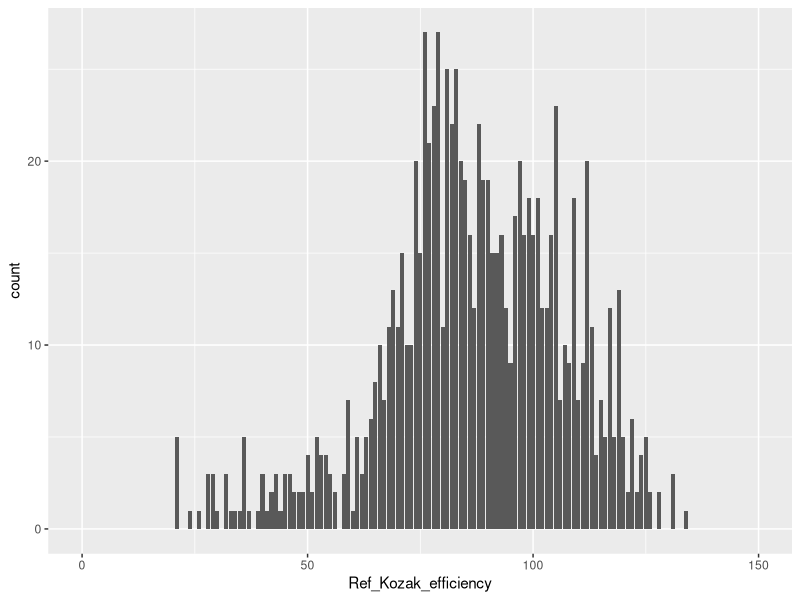
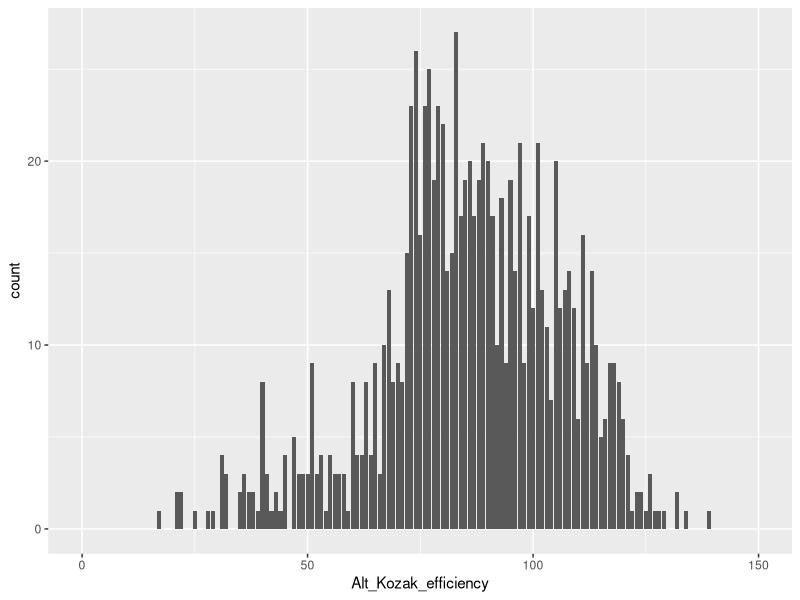
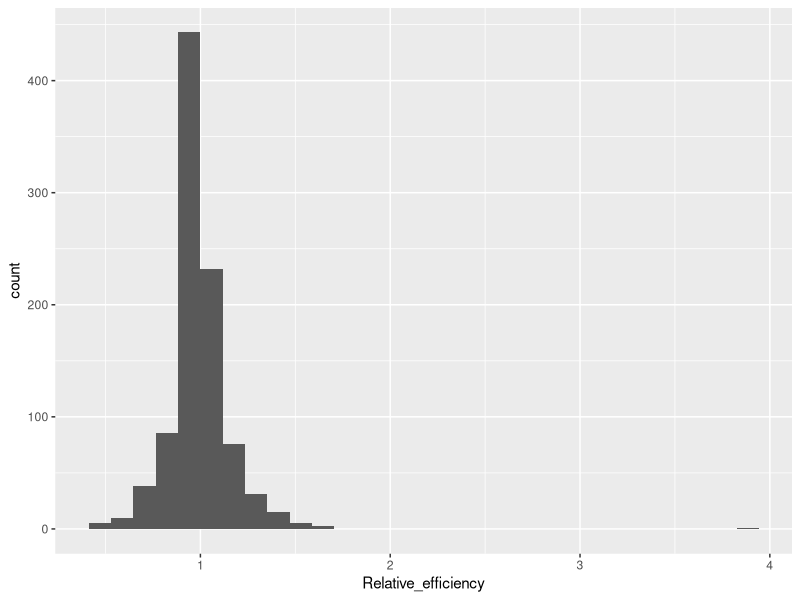
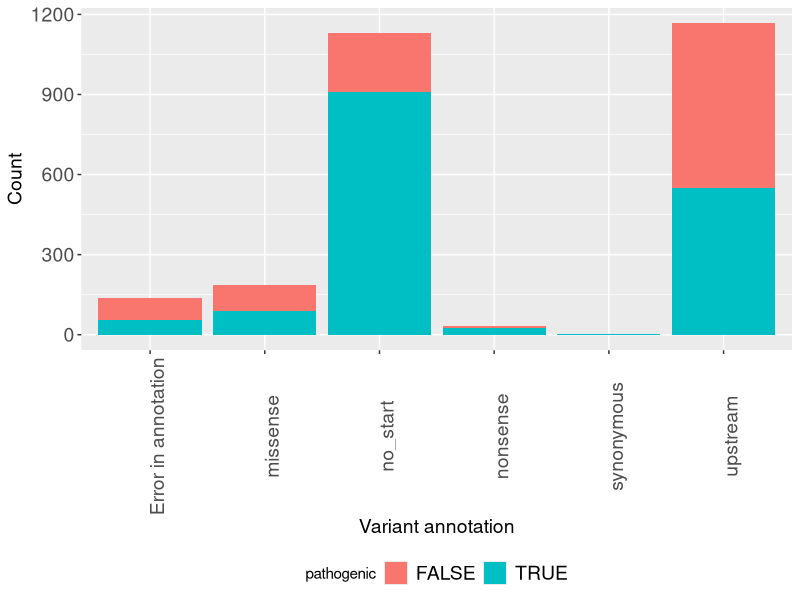
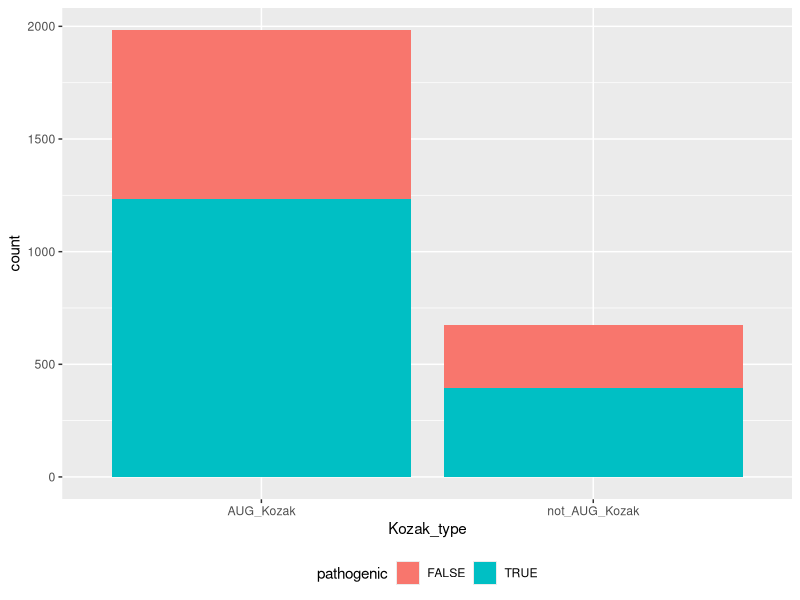
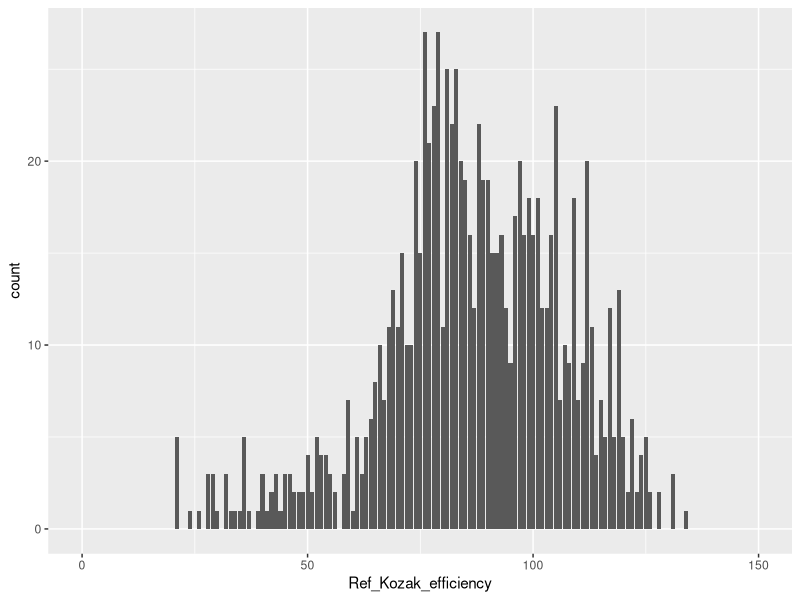
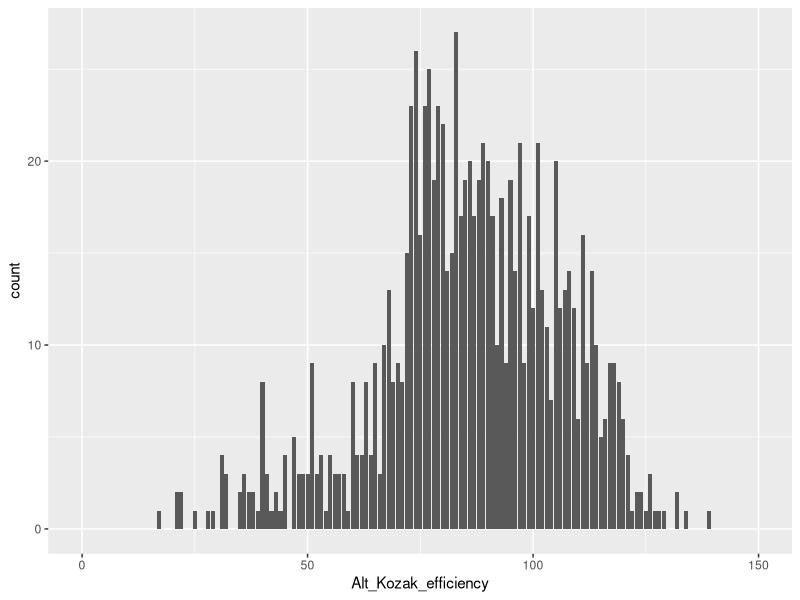
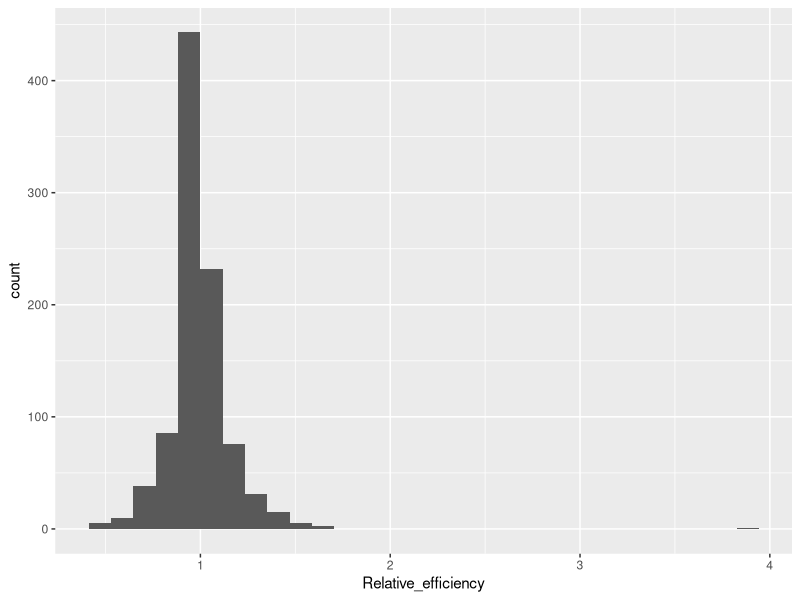

These charts were generated, in order, by the following R code:
## ---- chunk 1
knitr::opts_chunk$set(echo = TRUE)
library(ggplot2)
library(tidyr)
library(dplyr)
library(reshape2)
## ---- chunk 2
kozak_dataset1 <-  read.csv("gnomad_hg38_af5pct_in_gencode_kozak_CDSstrands_snps_noborders_pos_sorted_annot_combo_F_clnsig_dataset.txt", sep = '\t', header = T)
kozak_dataset2 <- read.csv("clinvar_in_gencode_kozak_CDSstrands_snps_F_noborders_pos_sorted_annot_combo_clnsig_dataset.txt", sep = '\t', header = T)

kozak_dataset <- rbind(kozak_dataset1, kozak_dataset2)

kozak_dataset$variant_annotation = as.factor(kozak_dataset$variant_annotation)
kozak_dataset$Change_description = as.factor(kozak_dataset$Change_description)
kozak_dataset$Kozak_type = as.factor(kozak_dataset$Kozak_type)
kozak_dataset$Clin_Sig = as.factor(kozak_dataset$Clin_Sig)
kozak_dataset$Gene = as.factor(kozak_dataset$Gene)
kozak_dataset$Ref_Kozak_efficiency = as.numeric(kozak_dataset$Ref_Kozak_efficiency)
kozak_dataset$Ref_Kozak_lower = as.numeric(kozak_dataset$Ref_Kozak_lower)
kozak_dataset$Ref_Kozak_upper = as.numeric(kozak_dataset$Ref_Kozak_upper)
kozak_dataset$Alt_Kozak_efficiency = as.numeric(kozak_dataset$Alt_Kozak_efficiency)
kozak_dataset$Alt_Kozak_lower = as.numeric(kozak_dataset$Alt_Kozak_lower)
kozak_dataset$Alt_Kozak_upper = as.numeric(kozak_dataset$Alt_Kozak_upper)
kozak_dataset$Relative_efficiency = as.numeric(kozak_dataset$Relative_efficiency)

summary(kozak_dataset)

str(kozak_dataset)
## ---- chunk 3
write.csv(kozak_dataset, "sum_dataset_01.csv")
## ---- chunk 4
known_sign = c('Pathogenic', 'Likely_pathogenic', 'Pathogenic/Likely_pathogenic', 'Benign')
kozak_dataset_short <-subset(kozak_dataset, Clin_Sig %in% known_sign)
kozak_dataset_short$pathogenic <- kozak_dataset_short$Clin_Sig %in% c('Pathogenic', 'Likely_pathogenic', 'Pathogenic/Likely_pathogenic')
head(kozak_dataset_short)

nrow(kozak_dataset_short[kozak_dataset_short$Clin_Sig == 'Benign', ]) 
nrow(kozak_dataset_short[kozak_dataset_short$Clin_Sig %in% c('Pathogenic', 'Likely_pathogenic', 'Pathogenic/Likely_pathogenic'), ])
nrow(kozak_dataset_short[kozak_dataset_short$Kozak_type == 'not_AUG_Kozak', ]) 
nrow(kozak_dataset_short[kozak_dataset_short$Kozak_type == 'AUG_Kozak', ]) 
nrow(kozak_dataset_short) 
## ---- chunk 5
write.csv(kozak_dataset_short, "sum_dataset_known.csv")
## ---- chunk 6
plot_F_01 <- ggplot(kozak_dataset_short)+
  geom_histogram(aes(x=Ref_Kozak_efficiency), stat="count")+
  theme(legend.position="bottom", legend.box = "horizontal")+
  xlim(c(0,150))
plot_F_01

plot_F_02 <- ggplot(kozak_dataset_short)+
  geom_histogram(aes(x=Alt_Kozak_efficiency), stat="count")+
  theme(legend.position="bottom", legend.box = "horizontal")+
  xlim(c(0,150))
plot_F_02

plot_F_03 <- ggplot(kozak_dataset_short)+
  geom_histogram(aes(x=Relative_efficiency))+
  theme(legend.position="bottom", legend.box = "horizontal")
plot_F_03

plot_F_04 <- ggplot(kozak_dataset_short)+
  geom_histogram(aes(x=variant_annotation, fill = pathogenic), stat="count")+
  theme(legend.position="bottom", legend.box = "horizontal", 
        legend.text=element_text(size=14),
        axis.title.x=element_text(size=14),
        axis.title.y=element_text(size=14),
        axis.text.x=element_text(size=14, angle = 90),
        axis.text.y=element_text(size=14))+
  ylab("Count")+
  xlab("Variant annotation")
plot_F_04

plot_F_05 <- ggplot(kozak_dataset_short)+
  geom_histogram(aes(x=Kozak_type, fill = pathogenic), stat="count")+
  theme(legend.position="bottom", legend.box = "horizontal")
plot_F_05
## ---- chunk 7
jpeg(file="plot_F_01.jpeg")
plot_F_01
dev.off()

jpeg(file="plot_F_02.jpeg")
plot_F_02
dev.off()

jpeg(file="plot_F_03.jpeg")
plot_F_03
dev.off()

jpeg(file="plot_F_04.jpeg")
plot_F_04
dev.off()

jpeg(file="plot_F_05.jpeg")
plot_F_05
dev.off()
## ---- chunk 8
kozak_dataset_short_AUG <- subset(kozak_dataset_short, Kozak_type == 'AUG_Kozak')
nrow(kozak_dataset_short_AUG) 
nrow(kozak_dataset_short_AUG[kozak_dataset_short_AUG$pathogenic == TRUE, ]) 
nrow(kozak_dataset_short_AUG[kozak_dataset_short_AUG$pathogenic == FALSE, ]) 
## ---- chunk 9
write.csv(kozak_dataset_short_AUG, "sum_dataset_known_AUG.csv")
## ---- chunk 10

plot_F_06 <- ggplot(kozak_dataset_short_AUG)+
  geom_histogram(aes(x=Ref_Kozak_efficiency), stat="count")+
  theme(legend.position="bottom", legend.box = "horizontal")+
  xlim(c(0,150))
plot_F_06

plot_F_07 <- ggplot(kozak_dataset_short_AUG)+
  geom_histogram(aes(x=Alt_Kozak_efficiency), stat="count")+
  theme(legend.position="bottom", legend.box = "horizontal")+
  xlim(c(0,150))
plot_F_07

plot_F_08 <- ggplot(kozak_dataset_short_AUG)+
  geom_histogram(aes(x=Relative_efficiency))+
  theme(legend.position="bottom", legend.box = "horizontal")
plot_F_08

plot_F_09 <- ggplot(kozak_dataset_short_AUG)+
  geom_histogram(aes(x=variant_annotation, fill = pathogenic), stat="count")+
  theme(legend.position="bottom", legend.box = "horizontal", 
        legend.text=element_text(size=14),
        axis.title.x=element_text(size=14),
        axis.title.y=element_text(size=14),
        axis.text.x=element_text(size=14, angle = 90),
        axis.text.y=element_text(size=14))+
  ylab("Count")+
  xlab("Variant annotation")
plot_F_09

## ---- chunk 11
jpeg(file="plot_F_06.jpeg")
plot_F_06
dev.off()

jpeg(file="plot_F_07.jpeg")
plot_F_07
dev.off()

jpeg(file="plot_F_08.jpeg")
plot_F_08
dev.off()

jpeg(file="plot_F_09.jpeg")
plot_F_09
dev.off()
## ---- chunk 12
locations = c('upstream', 'synonymous')
kozak_dataset_short_AUG_2 <- subset(kozak_dataset_short_AUG, variant_annotation %in% locations)
nrow(kozak_dataset_short_AUG_2)
nrow(kozak_dataset_short_AUG_2[kozak_dataset_short_AUG_2$pathogenic == TRUE, ]) 
nrow(kozak_dataset_short_AUG_2[kozak_dataset_short_AUG_2$pathogenic == FALSE, ])
## ---- chunk 13

plot_F_10 <- ggplot(kozak_dataset_short_AUG_2)+
  geom_histogram(aes(x=Ref_Kozak_efficiency), stat="count")+
  theme(legend.position="bottom", legend.box = "horizontal")+
  xlim(c(0,150))
plot_F_10

plot_F_11 <- ggplot(kozak_dataset_short_AUG_2)+
  geom_histogram(aes(x=Alt_Kozak_efficiency), stat="count")+
  theme(legend.position="bottom", legend.box = "horizontal")+
  xlim(c(0,150))
plot_F_11

plot_F_12 <- ggplot(kozak_dataset_short_AUG_2)+
  geom_histogram(aes(x=Relative_efficiency))+
  theme(legend.position="bottom", legend.box = "horizontal")
plot_F_12

plot_F_13 <- ggplot(kozak_dataset_short_AUG_2)+
  geom_histogram(aes(x=variant_annotation, fill = pathogenic), stat="count")+
  theme(legend.position="bottom", legend.box = "horizontal", 
        legend.text=element_text(size=14),
        axis.title.x=element_text(size=14),
        axis.title.y=element_text(size=14),
        axis.text.x=element_text(size=14, angle = 90),
        axis.text.y=element_text(size=14))+
  ylab("Count")+
  xlab("Variant annotation")
plot_F_13
## ---- chunk 14
jpeg(file="plot_F_10.jpeg")
plot_F_10
dev.off()

jpeg(file="plot_F_11.jpeg")
plot_F_11
dev.off()

jpeg(file="plot_F_12.jpeg")
plot_F_12
dev.off()

jpeg(file="plot_F_13.jpeg")
plot_F_13
dev.off()
## ---- chunk 15
subset(kozak_dataset_short_AUG_2, Relative_efficiency>1.5)

subset(kozak_dataset_short_AUG_2, Relative_efficiency<0.5)
## ---- chunk 16
kozak_dataset_short_AUG_2_part_melted <- melt(kozak_dataset_short_AUG_2[, c('ID',  'pathogenic', 'Ref_Kozak_efficiency', "Alt_Kozak_efficiency")], id.vars=c("ID", 'pathogenic'))

kozak_dataset_short_AUG_2_part_melted2 <- melt(kozak_dataset_short_AUG_2[, c('ID',  'pathogenic', 'Kozak_variant_position', 'Ref_Kozak_efficiency', "Alt_Kozak_efficiency")], id.vars=c("ID", 'pathogenic', 'Kozak_variant_position'))
kozak_dataset_short_AUG_2_part_melted2$Kozak_variant_position <- as.factor(kozak_dataset_short_AUG_2_part_melted2$Kozak_variant_position)
## ---- chunk 17

plot_F_14 <- ggplot(kozak_dataset_short_AUG_2_part_melted, aes(x=pathogenic, fill=variable))+
  geom_boxplot(aes(y=value))+
  theme(legend.position="bottom", legend.box = "horizontal")+
  ylab('Kozak sequence efficiency')+
  xlab('Pathogenic')
plot_F_14

plot_F_15 <- ggplot(kozak_dataset_short_AUG_2_part_melted2, aes(x=Kozak_variant_position, fill=variable))+
  geom_boxplot(aes(y=value))+
  theme(legend.position="bottom", legend.box = "horizontal")+
  ylab('Kozak sequence efficiency')+
  xlab('Kozak_variant_position')+
  facet_grid(rows = vars(pathogenic))
plot_F_15

plot_F_16 <- ggplot(kozak_dataset_short_AUG_2_part_melted2, aes(x=pathogenic, fill=variable))+
  geom_boxplot(aes(y=value))+
  theme(legend.position="bottom", legend.box = "horizontal")+
  ylab('Kozak sequence efficiency')+
  xlab('Pathogenic or not')+
  facet_grid(cols = vars(Kozak_variant_position))
plot_F_16
## ---- chunk 18
jpeg(file="plot_F_14.jpeg")
plot_F_14
dev.off()

jpeg(file="plot_F_15.jpeg")
plot_F_15
dev.off()

jpeg(file="plot_F_16.jpeg")
plot_F_16
dev.off()
## ---- chunk 19
kozak_dataset_short_AUG_3 <- subset(kozak_dataset_short_AUG_2, Relative_efficiency != 'NA')

kozak_dataset_short_AUG_3$is_significant <- c(NA * nrow(kozak_dataset_short_AUG_3))

kozak_dataset_short_AUG_3[kozak_dataset_short_AUG_3$Relative_efficiency > 1, ]$is_significant <- 
  ifelse(kozak_dataset_short_AUG_3[kozak_dataset_short_AUG_3$Relative_efficiency > 1, ]$Alt_Kozak_lower > 
           kozak_dataset_short_AUG_3[kozak_dataset_short_AUG_3$Relative_efficiency > 1, ]$Ref_Kozak_upper, TRUE, FALSE)

kozak_dataset_short_AUG_3[kozak_dataset_short_AUG_3$Relative_efficiency <= 1, ]$is_significant <- 
  ifelse(kozak_dataset_short_AUG_3[kozak_dataset_short_AUG_3$Relative_efficiency <= 1, ]$Alt_Kozak_upper < 
           kozak_dataset_short_AUG_3[kozak_dataset_short_AUG_3$Relative_efficiency <= 1, ]$Ref_Kozak_lower, TRUE, FALSE)

sign_diff_Kozaks_AUG <- subset(kozak_dataset_short_AUG_3, is_significant == TRUE)
nrow(kozak_dataset_short_AUG_3)
nrow(sign_diff_Kozaks_AUG) 
nrow(sign_diff_Kozaks_AUG[sign_diff_Kozaks_AUG$pathogenic == TRUE,])
nrow(sign_diff_Kozaks_AUG[sign_diff_Kozaks_AUG$pathogenic == FALSE,])
## ---- chunk 20

plot_F_16 <- ggplot(sign_diff_Kozaks_AUG)+
  geom_histogram(aes(x=Ref_Kozak_efficiency), stat="count")+
  theme(legend.position="bottom", legend.box = "horizontal")+
  xlim(c(0,150))
plot_F_16

plot_F_17 <- ggplot(sign_diff_Kozaks_AUG)+
  geom_histogram(aes(x=Alt_Kozak_efficiency), stat="count")+
  theme(legend.position="bottom", legend.box = "horizontal")+
  xlim(c(0,150))
plot_F_17

plot_F_18 <- ggplot(sign_diff_Kozaks_AUG)+
  geom_histogram(aes(x=Relative_efficiency))+
  theme(legend.position="bottom", legend.box = "horizontal")
plot_F_18
## ---- chunk 21
jpeg(file="plot_F_16.jpeg")
plot_F_16
dev.off()

jpeg(file="plot_F_17.jpeg")
plot_F_17
dev.off()

jpeg(file="plot_F_18.jpeg")
plot_F_18
dev.off()
## ---- chunk 22
sign_diff_Kozaks_AUG_part_melted <- melt(sign_diff_Kozaks_AUG[, c('ID',  'pathogenic', 'Ref_Kozak_efficiency', "Alt_Kozak_efficiency")], id.vars=c("ID", 'pathogenic'))

sign_diff_Kozaks_AUG_part_melted2 <- melt(sign_diff_Kozaks_AUG[, c('ID',  'pathogenic', 'Kozak_variant_position', 'Ref_Kozak_efficiency', "Alt_Kozak_efficiency")], id.vars=c("ID", 'Kozak_variant_position', 'pathogenic'))
sign_diff_Kozaks_AUG_part_melted2$Kozak_variant_position <- as.factor(sign_diff_Kozaks_AUG_part_melted2$Kozak_variant_position)

## ---- chunk 23

plot_F_19 <- ggplot(sign_diff_Kozaks_AUG_part_melted, aes(x=pathogenic, fill=variable))+
  geom_violin(aes(y=value))+
  geom_boxplot(aes(y=value), alpha=0.2)+
  theme(legend.position="bottom", legend.box = "horizontal", 
        legend.text = element_text(size=14),
        axis.title.x=element_text(size=14), 
        axis.title.y=element_text(size=14),
        axis.text.x=element_text(size=14), 
        axis.text.y=element_text(size=14))+
  ylab('Kozak sequence efficiency')+
  xlab('Pathogenic')+
  scale_fill_manual(values = c("cyan", "gray"))
plot_F_19

plot_F_20 <- ggplot(sign_diff_Kozaks_AUG_part_melted2, aes(x=pathogenic, y=value))+
  geom_violin(aes(fill=variable))+
  theme(legend.position="bottom", legend.box = "horizontal")+
  ylab('Kozak sequence efficiency')+
  xlab('Pathogenic or not')+
  facet_grid(cols = vars(Kozak_variant_position))+
  scale_fill_manual(values = c("cyan", "gray"))+
  theme(legend.position="bottom", legend.box = "horizontal", 
        legend.text = element_text(size=14),
        axis.title.x=element_text(size=14), 
        axis.title.y=element_text(size=14),
        axis.text.y=element_text(size=14))+
  ylab('Kozak sequence efficiency')+
  xlab('Pathogenic')
plot_F_20
## ---- chunk 24
jpeg(file="plot_F_19.jpeg")
plot_F_19
dev.off()

jpeg(file="plot_F_20.jpeg")
plot_F_20
dev.off()
